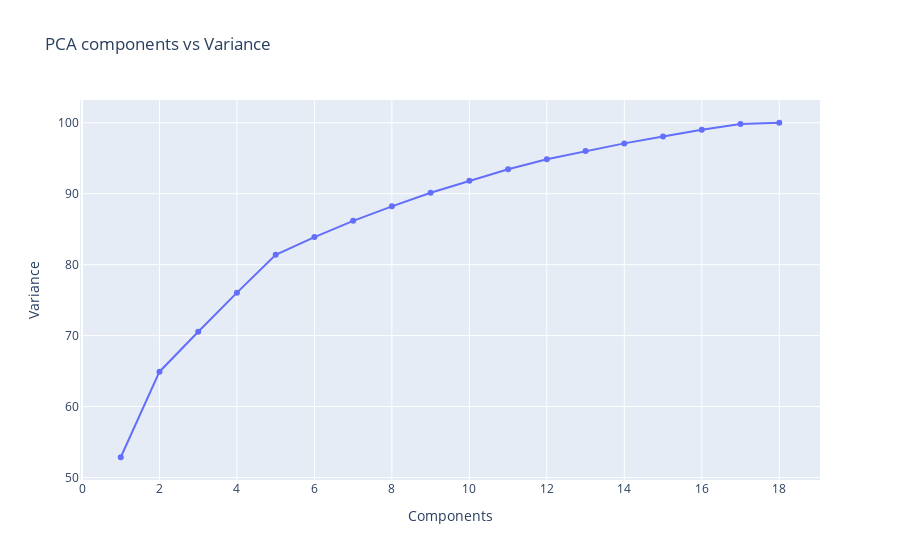

Notebook code for this chart:
### Code cell
fig = px.line(x=range(1, len(cumulative_variance)+1), y=cumulative_variance*100, title="PCA components vs Variance")   
fig.update_traces(mode='lines+markers')
fig.update_layout(
    xaxis_title="Components",
    yaxis_title="Variance"
)

### Figure 1 — Plotly figure (JSON) as saved in the notebook; plotly's stock layout.template omitted (floating-point values rounded to 4 significant figures)
{"data": [{"hovertemplate": "x=%{x}<br>y=%{y}<extra></extra>", "legendgroup": "", "line": {"color": "#636efa", "dash": "solid"}, "marker": {"symbol": "circle"}, "mode": "lines+markers", "name": "", "orientation": "v", "showlegend": false, "type": "scatter", "x": [1, 2, 3, 4, 5, 6, 7, 8, 9, 10, 11, 12, 13, 14, 15, 16, 17, 18], "xaxis": "x", "y": [52.86, 64.92, 70.54, 76.05, 81.4, 83.88, 86.17, 88.22, 90.14, 91.84, 93.45, 94.86, 96.01, 97.09, 98.07, 99.03, 99.84, 100], "yaxis": "y"}], "layout": {"legend": {"tracegroupgap": 0}, "title": {"text": "PCA components vs Variance"}, "xaxis": {"anchor": "y", "domain": [0, 1], "title": {"text": "Components"}}, "yaxis": {"anchor": "x", "domain": [0, 1], "title": {"text": "Variance"}}}}
